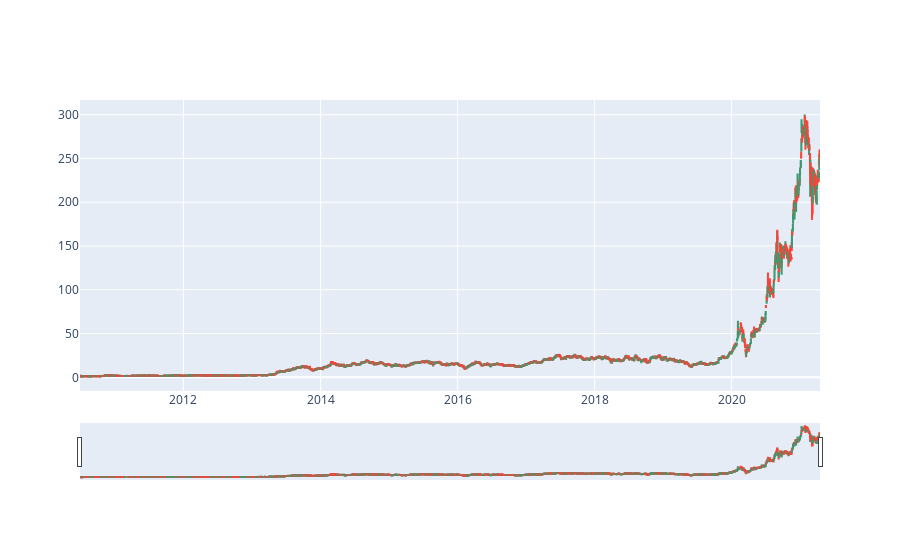

Notebook code cell kept with this figure:
### Code cell
# Candlestick chart of 2010-2021
trace = go.Candlestick(x=tesla.index,
                open=tesla.Open,
                high=tesla.High,
                low=tesla.Low,
                close=tesla.Close)
data = [trace]
iplot(data, filename='simple_candlestick')

### Figure 1 — Plotly figure (JSON) as saved in the notebook; plotly's stock layout.template omitted (floating-point values rounded to 4 significant figures; data arrays with more than 128 entries replaced by an {"elided": "..."} marker saying what was removed)
{"data": [{"close": {"elided": "2719 float values"}, "high": {"elided": "2719 float values"}, "low": {"elided": "2719 float values"}, "open": {"elided": "2719 float values"}, "type": "candlestick", "x": {"elided": "2719 str values"}}], "layout": {}}
